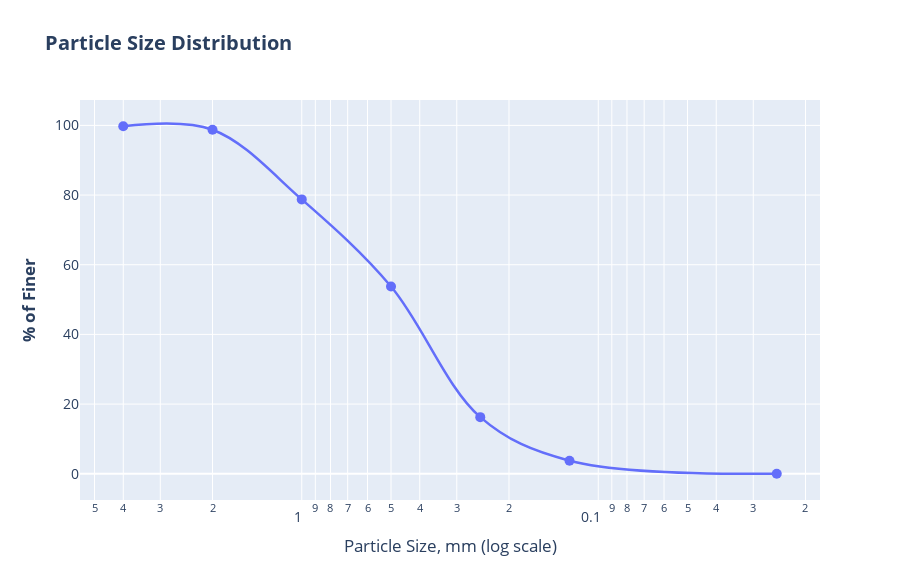

Here is the notebook cell this chart was saved with:
### Code cell
layout = go.Layout(
    title="<b>Particle Size Distribution</b>",
    xaxis=dict(
        title="Particle Size, mm (log scale)",
        type="log",
        autorange="reversed"
    ),
    yaxis=dict(title="<b>% of Finer</b>"),
    font_size=14,
    width=900,
    height=580
)

trace = go.Scatter(
    x=df["sieve_size"],
    y=df["percent_passing_%"],
    customdata=df["wentworth_size_class"],
    hovertemplate="<br>".join(["<b>%{customdata}</b><br>", "<b>Grain size:</b> %{x}", "<b>% of Finer:</b> %{y}"]),
    line=dict(width=2.5, shape="spline"),
    marker=dict(size=10, symbol="circle"),
    name=""
)

go.Figure(layout=layout, data=[trace])

### Figure 1 — Plotly figure (JSON) as saved in the notebook; plotly's stock layout.template omitted (floating-point values rounded to 4 significant figures)
{"data": [{"customdata": ["Pebble", "Granule", "Very Coarse Sand", "Coarse Sand", "Medium Sand", "Fine Sand", "Medium Silt"], "hovertemplate": "<b>%{customdata}</b><br><br><b>Grain size:</b> %{x}<br><b>% of Finer:</b> %{y}", "line": {"shape": "spline", "width": 2.5}, "marker": {"size": 10, "symbol": "circle"}, "name": "", "type": "scatter", "x": [4, 2, 1, 0.5, 0.25, 0.125, 0.025], "y": [99.75, 98.75, 78.75, 53.75, 16.25, 3.75, 0]}], "layout": {"font": {"size": 14}, "height": 580, "title": {"text": "<b>Particle Size Distribution</b>"}, "width": 900, "xaxis": {"autorange": "reversed", "title": {"text": "Particle Size, mm (log scale)"}, "type": "log"}, "yaxis": {"title": {"text": "<b>% of Finer</b>"}}}}
